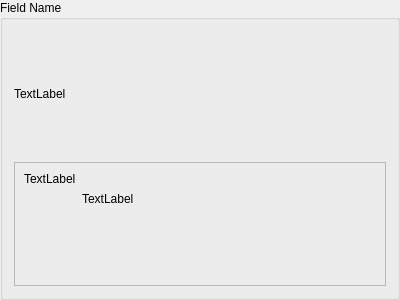
<?xml version="1.0" encoding="UTF-8"?>
<ui version="4.0">
 <class>GroupBox</class>
 <widget class="QGroupBox" name="GroupBox">
  <property name="geometry">
   <rect>
    <x>0</x>
    <y>0</y>
    <width>400</width>
    <height>300</height>
   </rect>
  </property>
  <property name="windowTitle">
   <string>GroupBox</string>
  </property>
  <property name="title">
   <string>Field Name</string>
  </property>
  <layout class="QVBoxLayout" name="verticalLayout">
   <item>
    <widget class="QLabel" name="label">
     <property name="text">
      <string>TextLabel</string>
     </property>
    </widget>
   </item>
   <item>
    <widget class="QFrame" name="frame">
     <property name="frameShape">
      <enum>QFrame::StyledPanel</enum>
     </property>
     <property name="frameShadow">
      <enum>QFrame::Raised</enum>
     </property>
     <layout class="QFormLayout" name="formLayout">
      <item row="0" column="0">
       <widget class="QLabel" name="label_3">
        <property name="text">
         <string>TextLabel</string>
        </property>
       </widget>
      </item>
      <item row="1" column="1">
       <widget class="QLabel" name="label_4">
        <property name="text">
         <string>TextLabel</string>
        </property>
       </widget>
      </item>
     </layout>
    </widget>
   </item>
  </layout>
 </widget>
 <resources/>
 <connections/>
</ui>
